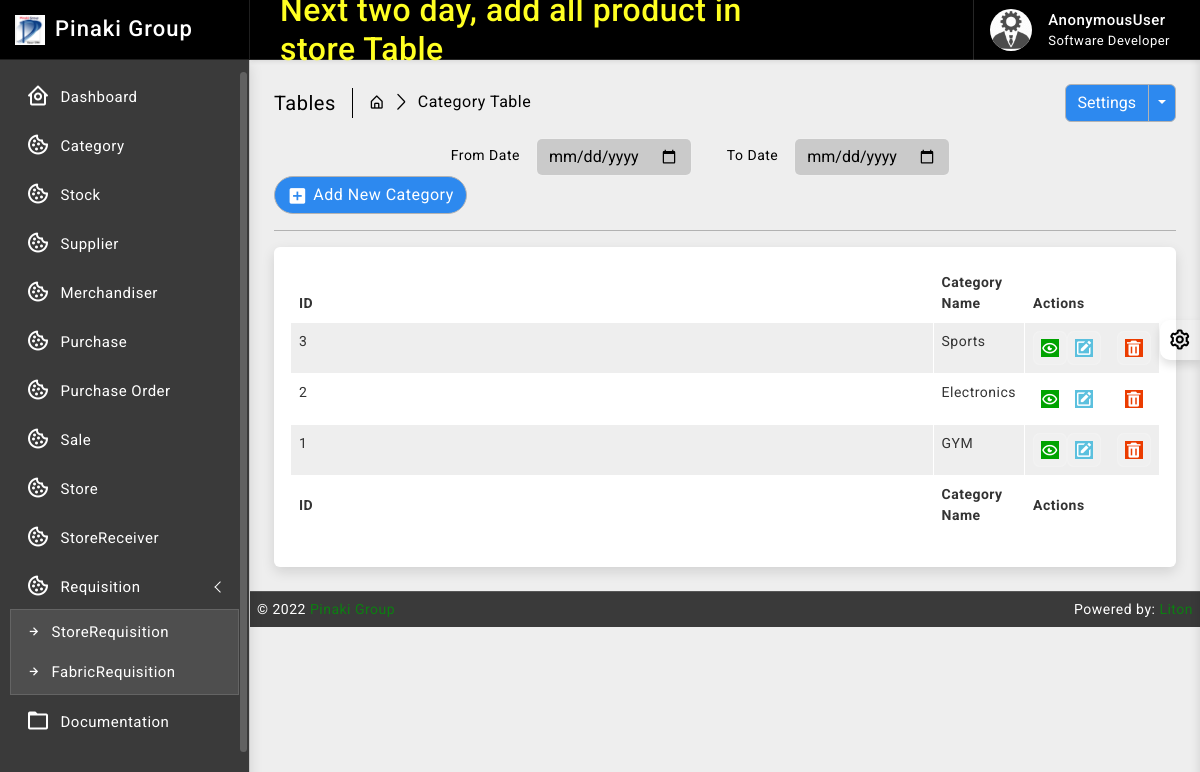
The app's page /category/, older data.
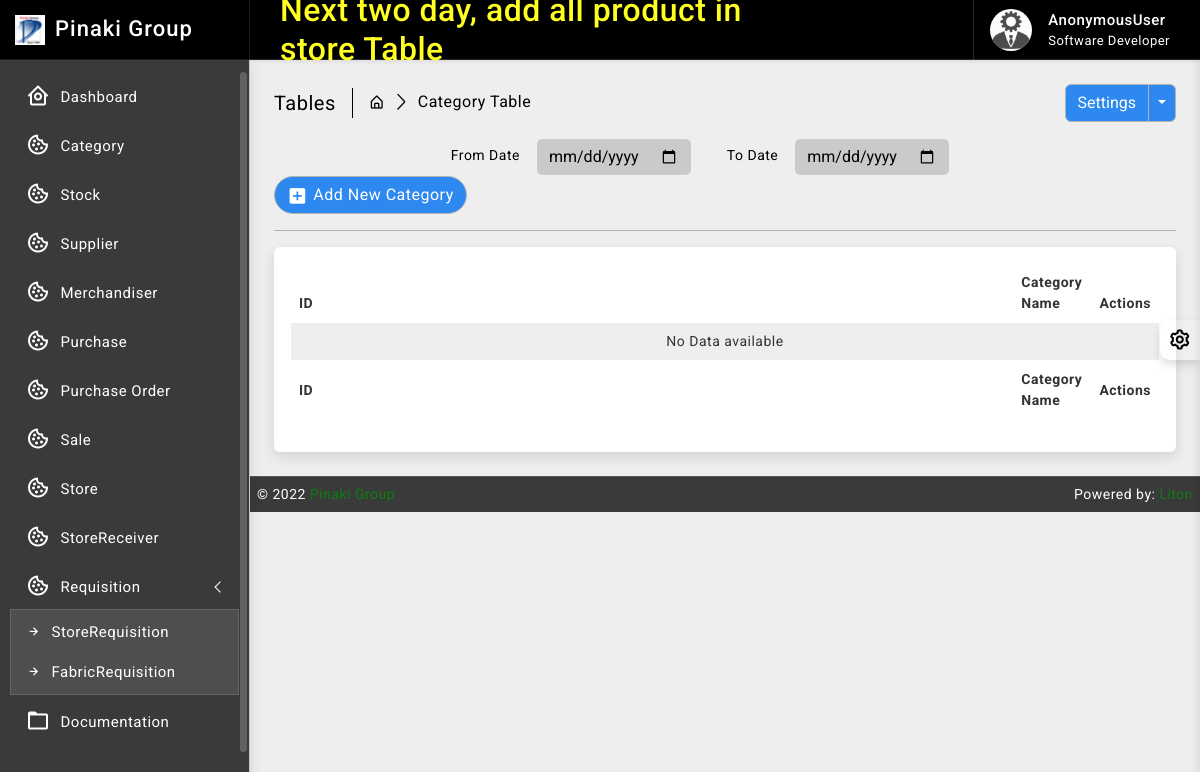
The same page, newer data.
### category/models.py (models this page shows, shortened)
class Category(models.Model):
    id = models.AutoField(primary_key=True)
    name = models.CharField(max_length=64, null=True, unique=True, blank=True)
    created_at = models.DateTimeField(auto_now_add=True, auto_now=False)
    updated_at = models.DateTimeField(auto_now_add=False, auto_now=True)

### category/views.py (the view)
# urls.py: path('', views.category_read, name='category_read'),
def category_read(request):
    category_data = Category.objects.all().order_by('-id')
    context = {
        'category_data': category_data
    }
    return render(request, 'category/read.html', context)

### templates/category/read.html (shortened to what this page needs)
{% extends 'base/base.html' %}
{% block body %}
{% load static %}
		<div class="page-wrapper">
			<div class="page-content">
				<div class="page-breadcrumb d-none d-sm-flex align-items-center mb-3">
					<div class="breadcrumb-title pe-3">Tables</div>
					<div class="ps-3">
						<nav aria-label="breadcrumb">
							<ol class="breadcrumb mb-0 p-0">
								<li class="breadcrumb-item"><a href="#"><i class="bx bx-home-alt"></i></a>
								</li>
								<li class="breadcrumb-item active" aria-current="page">Category Table</li>
							</ol>
						</nav>
					</div>
					<div class="ms-auto">
						<div class="btn-group">
							<button type="button" class="btn btn-light">Settings</button>
							<button type="button" class="btn btn-light dropdown-toggle dropdown-toggle-split" data-bs-toggle="dropdown">	<span class="visually-hidden">Toggle Dropdown</span>
							</button>
						</div>
					</div>
				</div>
				<div class="col-md-9">
					<form class="float-md-end" method="POST">
						<div class="row row-cols-md-auto g-lg-3">
							<label for="fromdate" class="col-md-2 col-form-label text-md-end">From Date</label>
							<div class="col-md-4">
								<input type="date" name= "fromdate" class="form-control" id="fromdate">
							</div>
							<label for="todate" class="col-md-2 col-form-label text-md-end">To Date</label>
							<div class="col-md-4">
								<input type="date" name= "todate" class="form-control" id="todate">
							</div>
						</div>
					</form>
				</div>
                <div class="ms-auto"><a href="/category/create/" class="btn btn-light radius-30 mt-2 mt-lg-0"><i class="bx bxs-plus-square"></i>Add New Category</a></div>
				<hr/>
				<div class="card">
					<div class="card-body">
						<div class="table-responsive">
							<table id="example2" class="table table-striped table-bordered">
								<thead>
									<tr>
										<th>ID</th>
										<th>Category Name</th>
										<th>Actions</th>
									</tr>
								</thead>
								<tbody>
									{% for data in category_data %}
									<tr>
									   <td>{{ data.id }}</td>
									   <td>{{ data.name }}</td>
									   <td class="center">
										<div class="d-flex order-actions">
											<a class="" href="#">
												<i class="fadeIn animated bx bx-show-alt"></i>
											</a>
											<a class="" href="{% url 'category_update' data.id %}">
												<i class='bx bxs-edit'></i>
											</a>
											<a class="ms-3" href="{% url 'category_delete' data.id %}" onclick="return confirm('Are you sure?');">
												<i class='bx bxs-trash'></i>
											</a>
										</div>
									   </td>
									</tr>
								 {% endfor %}
								 {% if not category_data %}
								 <tr>
									 <td colspan="10" class="text-center">No Data available</td>
								 </tr>
								 {% endif %}
								</tbody>
								<tfoot>
									<tr>
										<th>ID</th>
										<th>Category Name</th>
										<th>Actions</th>
									</tr>
								</tfoot>
							</table>
						</div>
					</div>
				</div>
			</div>
		</div>
{% endblock body %}

Row changes from the older to the newer data that the page shows:
removed Category: id "3", name "Sports"
removed Category: id "2", name "Electronics"
removed Category: id "1", name "GYM"
Text that changed along with them:
text now shown: "No Data available"
